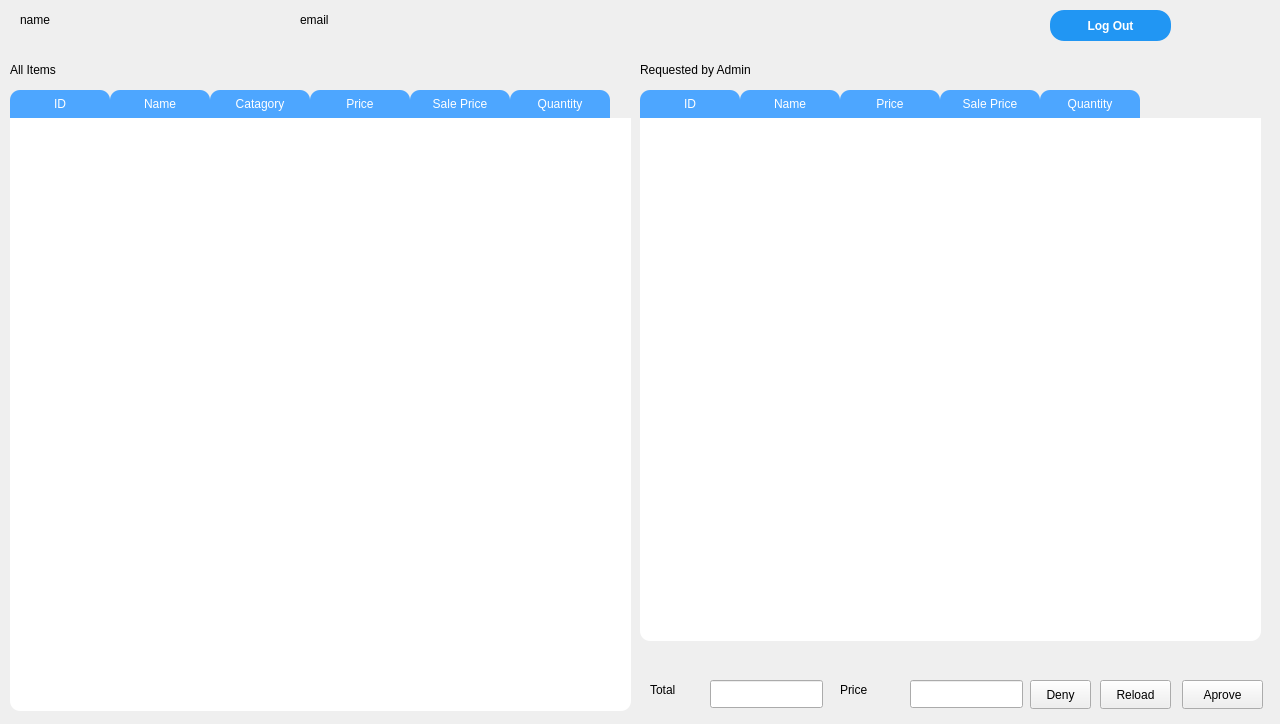
<?xml version="1.0" encoding="UTF-8"?>
<ui version="4.0">
 <class>VendorMenu</class>
 <widget class="QMainWindow" name="VendorMenu">
  <property name="geometry">
   <rect>
    <x>0</x>
    <y>0</y>
    <width>1280</width>
    <height>724</height>
   </rect>
  </property>
  <property name="windowTitle">
   <string>MainWindow</string>
  </property>
  <widget class="QWidget" name="centralwidget">
   <widget class="QTableWidget" name="allItems">
    <property name="enabled">
     <bool>true</bool>
    </property>
    <property name="geometry">
     <rect>
      <x>10</x>
      <y>90</y>
      <width>621</width>
      <height>621</height>
     </rect>
    </property>
    <property name="styleSheet">
     <string notr="true">QTableWidget {
    background-color: white;
    border-radius: 10px;
}

QTableView QHeaderView::section {
    background-color: #4DA6FF;
    color: white;
	border-top-left-radius: 10px;
	border-top-right-radius: 10px;
    padding: 5px;
}

QTableView QHeaderView::section:checked {
    background-color: #4DA6FF;
    color: white;
    border-radius: 10px;
    padding: 5px;
}

QScrollBar:vertical {
    background-color: #FFFFFF;
    border-radius: 10px;
    margin-right: 5px;
}

QScrollBar::handle:vertical {
    background-color: #4DA6FF;
    border-radius: 10px;
}

QScrollBar::add-line:vertical,
QScrollBar::sub-line:vertical {
    height: 0px;
}

QTableWidget::item {
    background-color: white;
    border-radius: 10px;
}

QTableWidget::item:selected {
    background-color: #4DA6FF;
    color: white;
}

QTableWidget::item:selected:focus {
    outline: none;
}

QTableWidget::item:selected:active {
    border-top-left-radius: 12px;
    border-bottom-left-radius: 12px;
    border-top-right-radius: 12px;
    border-bottom-right-radius: 12px;
}

QTableWidget::item:selected:first {
    border-top-left-radius: 12px;
    border-bottom-left-radius: 12px;
}

QTableWidget::item:selected:last {
    border-top-right-radius: 12px;
    border-bottom-right-radius: 12px;
}
</string>
    </property>
    <property name="showGrid">
     <bool>false</bool>
    </property>
    <property name="gridStyle">
     <enum>Qt::DashLine</enum>
    </property>
    <column>
     <property name="text">
      <string>ID</string>
     </property>
    </column>
    <column>
     <property name="text">
      <string>Name</string>
     </property>
    </column>
    <column>
     <property name="text">
      <string>Catagory</string>
     </property>
    </column>
    <column>
     <property name="text">
      <string>Price</string>
     </property>
    </column>
    <column>
     <property name="text">
      <string>Sale Price</string>
     </property>
    </column>
    <column>
     <property name="text">
      <string>Quantity</string>
     </property>
    </column>
   </widget>
   <widget class="QLabel" name="label">
    <property name="geometry">
     <rect>
      <x>10</x>
      <y>60</y>
      <width>63</width>
      <height>20</height>
     </rect>
    </property>
    <property name="text">
     <string>All Items</string>
    </property>
   </widget>
   <widget class="QTableWidget" name="venderCart">
    <property name="enabled">
     <bool>true</bool>
    </property>
    <property name="geometry">
     <rect>
      <x>640</x>
      <y>90</y>
      <width>621</width>
      <height>551</height>
     </rect>
    </property>
    <property name="styleSheet">
     <string notr="true">QTableWidget {
    background-color: white;
    border-radius: 10px;
}

QTableView QHeaderView::section {
    background-color: #4DA6FF;
    color: white;
	border-top-left-radius: 10px;
	border-top-right-radius: 10px;
    padding: 5px;
}

QTableView QHeaderView::section:checked {
    background-color: #4DA6FF;
    color: white;
    border-radius: 10px;
    padding: 5px;
}

QScrollBar:vertical {
    background-color: #FFFFFF;
    border-radius: 10px;
    margin-right: 5px;
}

QScrollBar::handle:vertical {
    background-color: #4DA6FF;
    border-radius: 10px;
}

QScrollBar::add-line:vertical,
QScrollBar::sub-line:vertical {
    height: 0px;
}

QTableWidget::item {
    background-color: white;
    border-radius: 10px;
}

QTableWidget::item:selected {
    background-color: #4DA6FF;
    color: white;
}

QTableWidget::item:selected:focus {
    outline: none;
}

QTableWidget::item:selected:active {
    border-top-left-radius: 12px;
    border-bottom-left-radius: 12px;
    border-top-right-radius: 12px;
    border-bottom-right-radius: 12px;
}

QTableWidget::item:selected:first {
    border-top-left-radius: 12px;
    border-bottom-left-radius: 12px;
}

QTableWidget::item:selected:last {
    border-top-right-radius: 12px;
    border-bottom-right-radius: 12px;
}
</string>
    </property>
    <property name="showGrid">
     <bool>false</bool>
    </property>
    <property name="gridStyle">
     <enum>Qt::DashLine</enum>
    </property>
    <column>
     <property name="text">
      <string>ID</string>
     </property>
    </column>
    <column>
     <property name="text">
      <string>Name</string>
     </property>
    </column>
    <column>
     <property name="text">
      <string>Price</string>
     </property>
    </column>
    <column>
     <property name="text">
      <string>Sale Price</string>
     </property>
    </column>
    <column>
     <property name="text">
      <string>Quantity</string>
     </property>
    </column>
   </widget>
   <widget class="QPushButton" name="aprove">
    <property name="geometry">
     <rect>
      <x>1182</x>
      <y>680</y>
      <width>81</width>
      <height>29</height>
     </rect>
    </property>
    <property name="text">
     <string>Aprove</string>
    </property>
   </widget>
   <widget class="QPushButton" name="reload">
    <property name="geometry">
     <rect>
      <x>1100</x>
      <y>680</y>
      <width>71</width>
      <height>29</height>
     </rect>
    </property>
    <property name="text">
     <string>Reload</string>
    </property>
   </widget>
   <widget class="QPushButton" name="deny">
    <property name="geometry">
     <rect>
      <x>1030</x>
      <y>680</y>
      <width>61</width>
      <height>29</height>
     </rect>
    </property>
    <property name="text">
     <string>Deny</string>
    </property>
   </widget>
   <widget class="QLineEdit" name="totalNo">
    <property name="geometry">
     <rect>
      <x>710</x>
      <y>680</y>
      <width>113</width>
      <height>28</height>
     </rect>
    </property>
   </widget>
   <widget class="QLabel" name="label_2">
    <property name="geometry">
     <rect>
      <x>650</x>
      <y>680</y>
      <width>63</width>
      <height>20</height>
     </rect>
    </property>
    <property name="text">
     <string>Total</string>
    </property>
   </widget>
   <widget class="QLineEdit" name="totalPrice">
    <property name="geometry">
     <rect>
      <x>910</x>
      <y>680</y>
      <width>113</width>
      <height>28</height>
     </rect>
    </property>
   </widget>
   <widget class="QLabel" name="label_3">
    <property name="geometry">
     <rect>
      <x>840</x>
      <y>680</y>
      <width>63</width>
      <height>20</height>
     </rect>
    </property>
    <property name="text">
     <string>Price</string>
    </property>
   </widget>
   <widget class="QPushButton" name="logOut">
    <property name="geometry">
     <rect>
      <x>1050</x>
      <y>10</y>
      <width>121</width>
      <height>31</height>
     </rect>
    </property>
    <property name="styleSheet">
     <string notr="true">QPushButton {
    background-color: #2196F3;
    color: #FFFFFF;
    border-radius: 14px;
    padding: 4px 10px;
    font-weight: bold;
}

QPushButton:hover {
    background-color: #1976D2;
}

QPushButton:pressed {
    background-color: #0D47A1;
}
</string>
    </property>
    <property name="text">
     <string>Log Out</string>
    </property>
   </widget>
   <widget class="QLabel" name="emailLabel">
    <property name="geometry">
     <rect>
      <x>300</x>
      <y>10</y>
      <width>151</width>
      <height>20</height>
     </rect>
    </property>
    <property name="text">
     <string>email</string>
    </property>
   </widget>
   <widget class="QLabel" name="nameLabel">
    <property name="geometry">
     <rect>
      <x>20</x>
      <y>10</y>
      <width>151</width>
      <height>20</height>
     </rect>
    </property>
    <property name="styleSheet">
     <string notr="true">QLabel 
{
	 text-align: right;
 	color:black;
}</string>
    </property>
    <property name="text">
     <string>name</string>
    </property>
   </widget>
   <widget class="QLabel" name="label_4">
    <property name="geometry">
     <rect>
      <x>640</x>
      <y>60</y>
      <width>241</width>
      <height>20</height>
     </rect>
    </property>
    <property name="text">
     <string>Requested by Admin</string>
    </property>
   </widget>
  </widget>
 </widget>
 <resources/>
 <connections/>
</ui>
